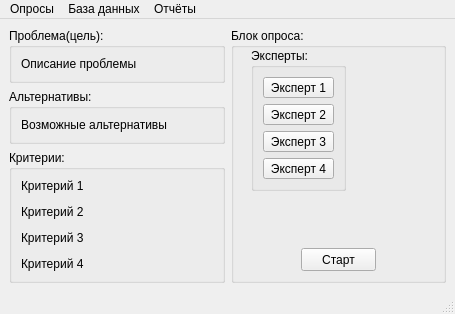
<?xml version="1.0" encoding="UTF-8"?>
<ui version="4.0">
 <class>MainWindow</class>
 <widget class="QMainWindow" name="MainWindow">
  <property name="geometry">
   <rect>
    <x>0</x>
    <y>0</y>
    <width>455</width>
    <height>311</height>
   </rect>
  </property>
  <property name="windowTitle">
   <string>Окно</string>
  </property>
  <widget class="QWidget" name="centralwidget">
   <layout class="QHBoxLayout" name="horizontalLayout">
    <item>
     <layout class="QVBoxLayout" name="verticalLayout_4">
      <item>
       <widget class="QGroupBox" name="groupBox_5">
        <property name="title">
         <string>Проблема(цель):</string>
        </property>
        <layout class="QVBoxLayout" name="verticalLayout_3">
         <item>
          <widget class="QLabel" name="label_3">
           <property name="text">
            <string>Описание проблемы</string>
           </property>
          </widget>
         </item>
        </layout>
       </widget>
      </item>
      <item>
       <widget class="QGroupBox" name="groupBox_4">
        <property name="title">
         <string>Альтернативы:</string>
        </property>
        <layout class="QVBoxLayout" name="verticalLayout">
         <item>
          <widget class="QLabel" name="label">
           <property name="text">
            <string>Возможные альтернативы</string>
           </property>
          </widget>
         </item>
        </layout>
       </widget>
      </item>
      <item>
       <widget class="QGroupBox" name="groupBox_2">
        <property name="title">
         <string>Критерии:</string>
        </property>
        <layout class="QVBoxLayout" name="verticalLayout_2">
         <item>
          <widget class="QLabel" name="label_2">
           <property name="text">
            <string>&lt;html&gt;&lt;head/&gt;&lt;body&gt;&lt;p&gt;Критерий 1&lt;/p&gt;&lt;p&gt;Критерий 2&lt;/p&gt;&lt;p&gt;Критерий 3&lt;/p&gt;&lt;p&gt;Критерий 4&lt;/p&gt;&lt;/body&gt;&lt;/html&gt;</string>
           </property>
          </widget>
         </item>
        </layout>
       </widget>
      </item>
     </layout>
    </item>
    <item>
     <widget class="QGroupBox" name="groupBox_3">
      <property name="title">
       <string>Блок опроса:</string>
      </property>
      <widget class="QPushButton" name="pushButton_5">
       <property name="geometry">
        <rect>
         <x>70</x>
         <y>220</y>
         <width>75</width>
         <height>23</height>
        </rect>
       </property>
       <property name="text">
        <string>Старт</string>
       </property>
      </widget>
      <widget class="QGroupBox" name="groupBox">
       <property name="geometry">
        <rect>
         <x>20</x>
         <y>20</y>
         <width>95</width>
         <height>143</height>
        </rect>
       </property>
       <property name="title">
        <string>Эксперты:</string>
       </property>
       <layout class="QVBoxLayout" name="verticalLayout_5">
        <item>
         <widget class="QPushButton" name="pushButton">
          <property name="text">
           <string>Эксперт 1</string>
          </property>
         </widget>
        </item>
        <item>
         <widget class="QPushButton" name="pushButton_2">
          <property name="text">
           <string>Эксперт 2</string>
          </property>
         </widget>
        </item>
        <item>
         <widget class="QPushButton" name="pushButton_3">
          <property name="text">
           <string>Эксперт 3</string>
          </property>
         </widget>
        </item>
        <item>
         <widget class="QPushButton" name="pushButton_4">
          <property name="text">
           <string>Эксперт 4</string>
          </property>
         </widget>
        </item>
       </layout>
      </widget>
     </widget>
    </item>
   </layout>
  </widget>
  <widget class="QMenuBar" name="menubar">
   <property name="geometry">
    <rect>
     <x>0</x>
     <y>0</y>
     <width>455</width>
     <height>21</height>
    </rect>
   </property>
   <widget class="QMenu" name="menu">
    <property name="title">
     <string>Опросы</string>
    </property>
   </widget>
   <widget class="QMenu" name="menu_2">
    <property name="title">
     <string>База данных</string>
    </property>
   </widget>
   <widget class="QMenu" name="menu_3">
    <property name="title">
     <string>Отчёты</string>
    </property>
   </widget>
   <addaction name="menu"/>
   <addaction name="menu_2"/>
   <addaction name="menu_3"/>
  </widget>
  <widget class="QStatusBar" name="statusbar"/>
 </widget>
 <resources/>
 <connections/>
</ui>
